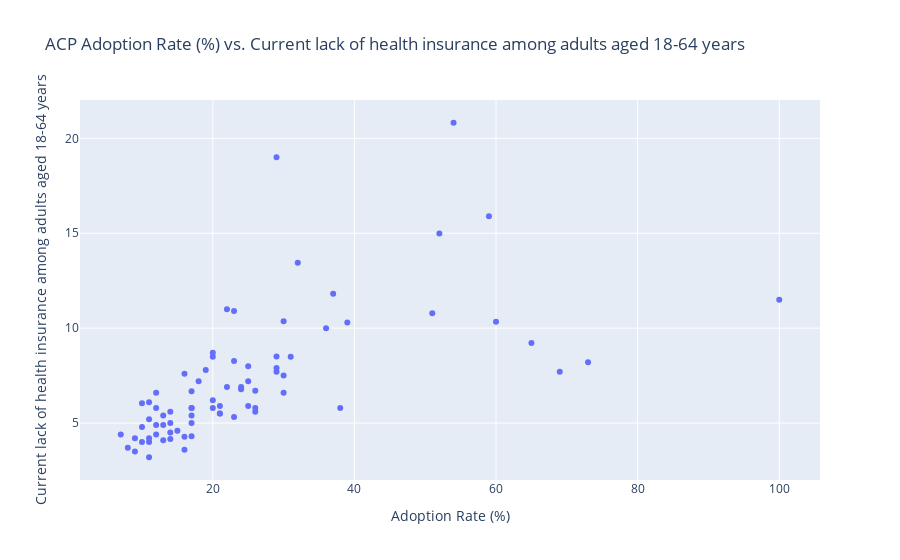

The notebook cell this image was saved under:
### Code cell
aggregate_health_data_acp('Current lack of health insurance among adults aged 18-64 years', return_graph=True)

### Figure 1 — Plotly figure (JSON) as saved in the notebook; plotly's stock layout.template omitted (floating-point values rounded to 4 significant figures)
{"data": [{"hovertemplate": "Adoption Rate (%)=%{x}<br>Current lack of health insurance among adults aged 18-64 years=%{y}<extra></extra>", "legendgroup": "", "marker": {"color": "#636efa", "symbol": "circle"}, "mode": "markers", "name": "", "orientation": "v", "showlegend": false, "type": "scatter", "x": [17, 20, 26, 14, 25, 17, 11, 21, 29, 21, 51, 16, 13, 23, 29, 65, 17, 13, 38, 23, 39, 36, 19, 15, 29, 21, 23, 59, 20, 54, 20, 11, 9, 30, 32, 25, 8, 18, 12, 14, 20, 16, 10, 16, 37, 11, 12, 73, 26, 14, 30, 22, 69, 24, 10, 22, 30, 26, 10, 12, 100, 52, 14, 7, 31, 12, 17, 17, 13, 29, 24, 25, 11, 9, 11, 17, 60], "xaxis": "x", "y": [5.8, 6.2, 5.6, 4.161, 7.2, 4.3, 4, 5.5, 8.505, 5.5, 10.78, 4.279, 4.9, 5.316, 19, 9.214, 5.4, 5.4, 5.8, 10.9, 10.3, 10, 7.799, 4.6, 7.9, 5.9, 8.268, 15.9, 5.8, 20.82, 8.5, 3.2, 4.2, 10.36, 13.45, 8, 3.7, 7.2, 5.8, 4.5, 8.7, 7.6, 4.8, 3.6, 11.81, 4.2, 4.4, 8.2, 5.8, 5.6, 6.6, 6.9, 7.7, 6.78, 4, 11, 7.5, 6.7, 6.041, 6.592, 11.5, 14.99, 5, 4.4, 8.5, 4.9, 6.671, 5, 4.1, 7.7, 6.9, 5.9, 5.2, 3.5, 6.1, 5.8, 10.34], "yaxis": "y"}], "layout": {"autosize": true, "legend": {"tracegroupgap": 0}, "title": {"text": "ACP Adoption Rate (%) vs. Current lack of health insurance among adults aged 18-64 years"}, "xaxis": {"anchor": "y", "autorange": true, "domain": [0, 1], "range": [1.31, 105.7], "title": {"text": "Adoption Rate (%)"}, "type": "linear"}, "yaxis": {"anchor": "x", "autorange": true, "domain": [0, 1], "range": [1.746, 22.28], "title": {"text": "Current lack of health insurance among adults aged 18-64 years"}, "type": "linear"}}}
